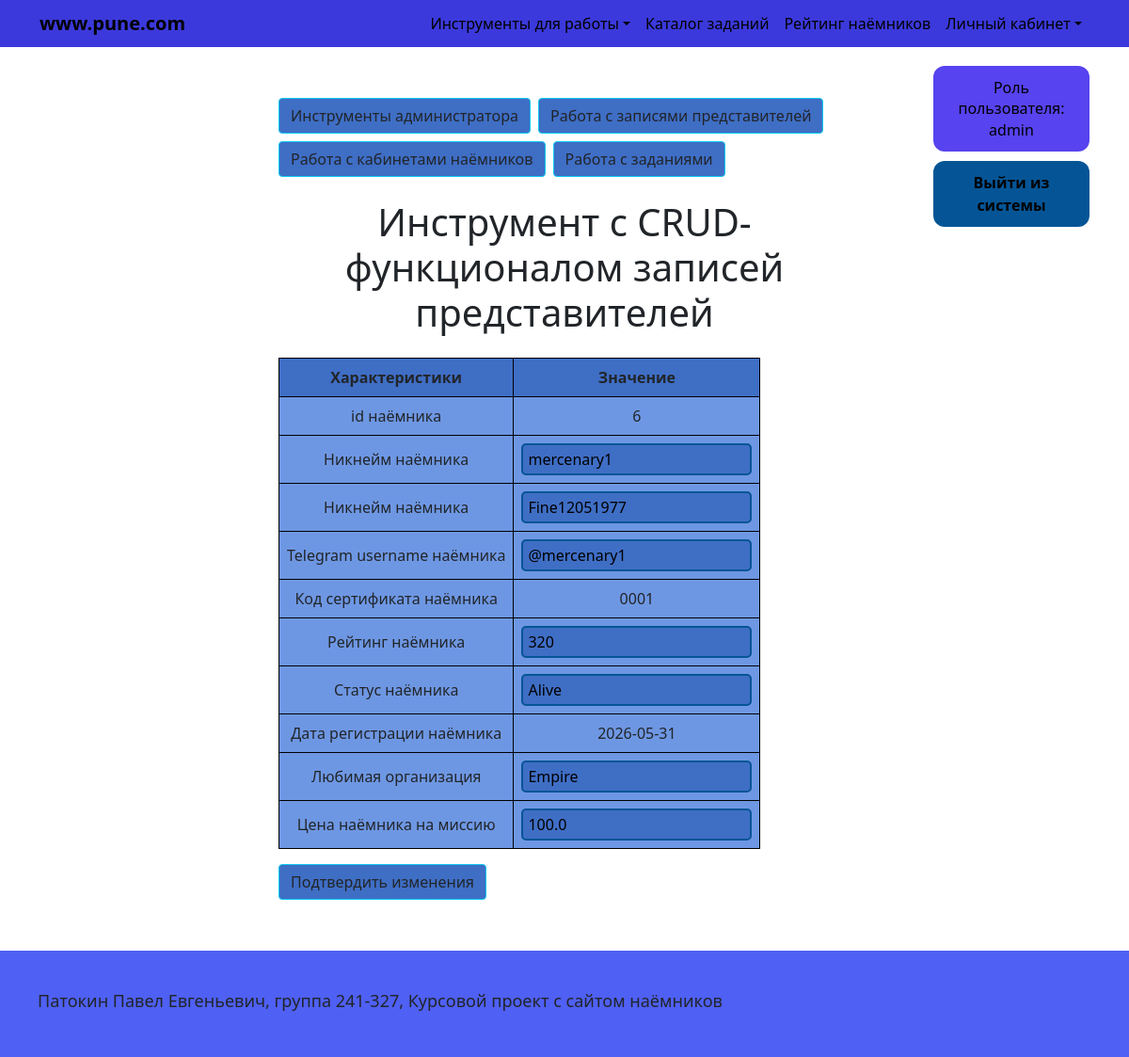
/UPDATE_table_mercenary/6 (signed in), run on the app's committed database.
### app/models.py (models this page shows)
class User(db.Model, UserMixin):
    __tablename__ = "users"
    id = db.Column(db.Integer, primary_key=True)
    username = db.Column(db.Text, unique=True, nullable=False)
    password = db.Column(db.Text, nullable=False)
    registration_date = db.Column(db.Date)
    mercenary = db.relationship("Mercenary", back_populates="user", uselist=False, cascade="all, delete-orphan",)
    member = db.relationship("Member", back_populates="user", uselist=False, cascade="all, delete-orphan",)
    administrator = db.relationship("Administrator", back_populates="user", uselist=False, cascade="all, delete-orphan",)
    @property
    def role(self):
        if self.administrator:
            return "admin"
        if self.member:
            return "member"
        if self.mercenary:
            return "mercenary"
        return None

class Mercenary(db.Model):
    __tablename__ = "mercenaries"
    id_mercenary = db.Column(db.Integer, db.ForeignKey("users.id"), primary_key=True)
    telegram_username = db.Column(db.Text)
    certificate_code = db.Column(db.Text, db.ForeignKey("certificates.certificate_code")) # Код сертификата - текст
    rating_mercenary = db.Column(db.Integer)
    status_mercenary = db.Column(db.Text)
    favourite_fraction = db.Column(db.Text)
    price_mercenary = db.Column(db.Float)
    user = db.relationship("User", back_populates="mercenary")
    certificate = db.relationship("Certificate", back_populates="mercenary", uselist=False)  # #8
    tasks = db.relationship("Task", back_populates="executor")
    reports = db.relationship("Report", back_populates="mercenary")

### app/app.py (the view, shortened to what this page needs)
@app.route('/UPDATE_table_mercenary/<int:id>', methods=['GET', 'POST'])
@check_rights(["admin"])
def UPDATE_table_mercenary(id):
    user_role = auth() # Функция, которая отображает роль, если пользователь регистрировался или не регистрировался
    mercenary = (User.query
          .join(Mercenary, User.id == Mercenary.id_mercenary)
          .filter(User.id == id)
          .first()) #Поставляем данные нужного пользователя по его id
    return render_template('admin_tables/UPDATE_table_mercenary.html', user_role=user_role, mercenary=mercenary)

### app/app.py (called while the page is built)
def check_rights(roles):
    def decorator(f):
        @wraps(f)
        def wrapper(*args, **kwargs):
            if not current_user.is_authenticated or current_user.role not in roles:
                flash("У вас недостаточно прав для доступа к данной странице.", "danger")
                return redirect(url_for('main_page'))
            if not current_user.is_authenticated:
                flash("Сначала войдите в систему", "danger")
                return redirect(url_for('authentication'))
            if current_user.role not in roles:
                flash("У вас недостаточно прав для доступа к данной странице.", "danger")
                return redirect(url_for('main_page'))
            return f(*args, **kwargs)
        return wrapper
    return decorator

@login_manager.user_loader
def load_user(user_id):
    return User.query.get(int(user_id))

@app.before_request
def before_request():
    if current_user.is_authenticated:
        user_id = int(current_user.id)
    else:
        user_id = None

def auth():
    if current_user.is_authenticated:
        return current_user.role
    else:
        return "none"

### app/templates/admin_tables/UPDATE_table_mercenary.html
{% extends 'base.html' %}
{% block content %}
    <link rel="stylesheet" href="{{ url_for('static', filename='CRUD_table.css') }}">
    <div class="container py-4">
        <div class="d-flex flex-wrap gap-2 mb-4">
            <a class="btn btn-info text-dark" href="{{ url_for('admin') }}">Инструменты администратора</a>
            <a class="btn btn-info text-dark" href="{{ url_for('CRUD_table_member') }}">Работа с записями представителей</a>
            <a class="btn btn-info text-dark" href="{{ url_for('CRUD_table_mercenary') }}">Работа с кабинетами наёмников</a>
            <a class="btn btn-info text-dark" href="{{ url_for('CRUD_table_task') }}">Работа с заданиями</a>
        </div>
        <h1 class="mb-4">Инструмент с CRUD-функционалом записей представителей</h1>
        <form method="POST" action="{{ url_for('UPDATE_table_mercenary', id=mercenary.id) }}">
            <table class="table table-bordered align-middle text-center w-auto">
                <thead>
                    <tr>
                        <th>Характеристики</th>
                        <th>Значение</th>
                    </tr>
                </thead>
                <tbody>
                    <tr>
                        <td>id наёмника</td>
                        <td>{{ mercenary.id }}</td>
                    </tr>
                    <tr>
                        <td><label for="username">Никнейм наёмника</label></td>
                        <td><input id="username" name="username" type="text" value="{{ mercenary.username }}" placeholder="{{ mercenary.username }}"></td>
                    </tr>
                    <tr>
                        <td><label for="password">Никнейм наёмника</label></td>
                        <td><input id="password" name="password" type="text" value="{{ mercenary.password }}" placeholder="{{ mercenary.password }}"></td>
                    </tr>
                    <tr>
                        <td><label for="telegram_username">Telegram username наёмника</label></td>
                        <td><input id="telegram_username" name="telegram_username" type="text" value="{{ mercenary.mercenary.telegram_username }}" placeholder="{{ mercenary.mercenary.telegram_username }}"></td>
                    </tr>
                    <tr>
                        <td>Код сертификата наёмника</td>
                        <td>{{ mercenary.mercenary.certificate_code }}</td>
                    </tr>
                    <tr>
                        <td><label for="rating_mercenary">Рейтинг наёмника</label></td>
                        <td><input id="rating_mercenary" name="rating_mercenary" type="text" value="{{ mercenary.mercenary.rating_mercenary }}" placeholder="{{ mercenary.mercenary.rating_mercenary }}"></td>
                    </tr>
                    <tr>
                        <td><label for="status_mercenary">Статус наёмника</label></td>
                        <td><input id="status_mercenary" name="status_mercenary" type="text" value="{{ mercenary.mercenary.status_mercenary}}" placeholder="{{ mercenary.mercenary.status_mercenary}}"></td>
                    </tr>
                    <tr>
                        <td>Дата регистрации наёмника</td>
                        <td>{{ mercenary.registration_date }}</td>
                    </tr>
                    <tr>
                        <td><label for="favourite_fraction">Любимая организация</label></td>
                        <td><input id="favourite_fraction" name="favourite_fraction" type="text" value="{{ mercenary.mercenary.favourite_fraction }}" placeholder="{{ mercenary.mercenary.favourite_fraction }}"></td>
                    </tr>
                    <tr>
                        <td><label for="price_mercenary">Цена наёмника на миссию</label></td>
                        <td><input id="price_mercenary" name="price_mercenary" type="text" value="{{ mercenary.mercenary.price_mercenary }}" placeholder="{{ mercenary.mercenary.price_mercenary }}"></td>
                    </tr>
                </tbody>
            </table>
            <div class="text-start mt-3">
                <button type="submit" class="btn btn-info text-dark">Подтвердить изменения</button>
            </div>
        </form>
    </div>
{% endblock %}

### app/static/base.css (style rules this page uses)
:root { --header-bg: #3b39db; --link-color: #000000; --link-hover: #000000; --link-hover-zone: #262ed3; --menu-bg: #7d63e0; --menu-item: #000000; --menu-hover: #6a4fc9; --main-bg-color: #5743EF; --page-border: #642c7b; --auth-btn: #055596; --auth-btn-hover: #184072; --footer-bg: #4f60f4; }

### app/static/CRUD_table.css (style rules this page uses)
:root { --header-bg: #3b39db; --link-color: #000000; --link-hover: #000000; --link-hover-zone: #262ed3; --menu-bg: #7d63e0; --menu-item: #000000; --menu-hover: #6a4fc9; --main-bg-color: #5743EF; --page-border: #642c7b; --auth-btn: #055596; --auth-btn-hover: #184072; --table-border-color: #000000; --table-thead-color: #3F6EC5; --table-tbody-color: #6E97E3; --btn-sm: #1661EB; --common-text-color: #000000; }
table { border-color: var(--table-border-color); }
thead { background-color: var(--table-thead-color); border-color: var(--table-border-color); }
tbody { background-color: var(--table-tbody-color); border-color: var(--table-border-color); }
.btn-info { background-color: var(--table-thead-color); }
input { -webkit-appearance: none; -moz-appearance: none; appearance: none; color-scheme: light; width: 100%; box-sizing: border-box; background-color: var(--table-thead-color); color: #000000; border: 2px solid var(--auth-btn); border-radius: 5px; padding: 3px 5px; }
input::placeholder { color: var(--common-text-color); border-color: var(--auth-btn); border-radius: 5px; }

### data on the page
User: id "6", username "mercenary1", password "Fine12051977", registration_date "2026-05-31"
Mercenary: telegram_username "@mercenary1", mercenary.certificate_code "0001", rating_mercenary "320", status_mercenary "Alive", favourite_fraction "Empire", price_mercenary "100.0"

### other printed values
{{ user_role }} "admin"
